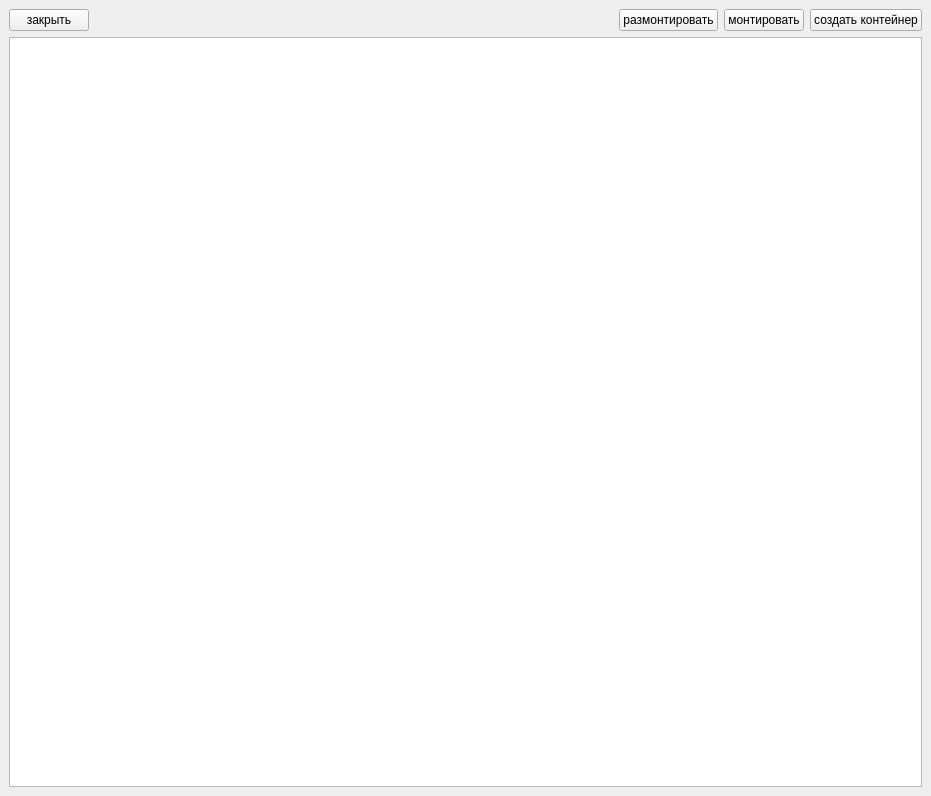
<?xml version="1.0" encoding="UTF-8"?>
<ui version="4.0">
 <class>MainWindow</class>
 <widget class="QMainWindow" name="MainWindow">
  <property name="geometry">
   <rect>
    <x>0</x>
    <y>0</y>
    <width>931</width>
    <height>796</height>
   </rect>
  </property>
  <property name="windowTitle">
   <string>MainWindow</string>
  </property>
  <widget class="QWidget" name="centralwidget">
   <layout class="QGridLayout" name="gridLayout">
    <item row="0" column="0">
     <layout class="QGridLayout" name="gridLayout_3">
      <item row="0" column="1">
       <spacer name="horizontalSpacer_2">
        <property name="orientation">
         <enum>Qt::Horizontal</enum>
        </property>
        <property name="sizeHint" stdset="0">
         <size>
          <width>40</width>
          <height>20</height>
         </size>
        </property>
       </spacer>
      </item>
      <item row="0" column="3">
       <widget class="QPushButton" name="pushButton">
        <property name="text">
         <string>размонтировать</string>
        </property>
       </widget>
      </item>
      <item row="0" column="5">
       <widget class="QPushButton" name="pushButton_3">
        <property name="text">
         <string>создать контейнер</string>
        </property>
       </widget>
      </item>
      <item row="0" column="4">
       <widget class="QPushButton" name="pushButton_5">
        <property name="text">
         <string>монтировать</string>
        </property>
       </widget>
      </item>
      <item row="0" column="0">
       <widget class="QPushButton" name="pushButton_4">
        <property name="text">
         <string>закрыть</string>
        </property>
       </widget>
      </item>
     </layout>
    </item>
    <item row="2" column="0">
     <widget class="QTextEdit" name="textEdit"/>
    </item>
   </layout>
  </widget>
 </widget>
 <resources/>
 <connections/>
</ui>
